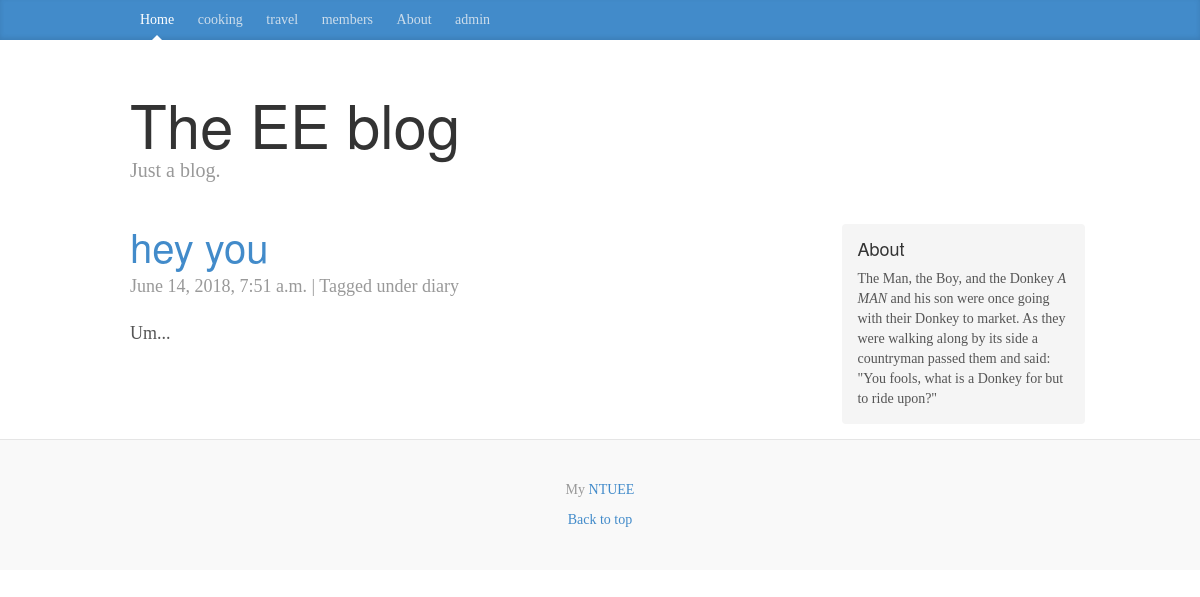
Page /entry/hey-you on the committed database.
### blog/models.py (models this page shows, shortened)
class Entry(models.Model):
    title = models.CharField(max_length=200)
    body = models.TextField()
    slug = models.SlugField(max_length=200, unique=True)
    publish = models.BooleanField(default=True)
    created = models.DateTimeField(auto_now_add=True)
    modified = models.DateTimeField(auto_now=True)
    tags = models.ManyToManyField(Tag)
    objects = EntryQuerySet.as_manager()
    class Meta:
        verbose_name = "Blog Entry"
        verbose_name_plural = "Blog Entries"
        ordering = ["-created"]

class Tag(models.Model):
    slug = models.SlugField(max_length=200, unique=True)
    def __str__(self):
        return self.slug

### blog/views.py (the view)
# urls.py: url(r'^entry/(?P<slug>\S+)$', views.BlogDetail.as_view(), name="entry_detail"),
class BlogDetail(generic.DetailView):
    model = models.Entry
    template_name = "post.html"

### templates/post.html
{% extends "base.html" %}
{% load django_markdown %}
{% block blog_entries %}
  <div class="post">
    <h2><a href="{% url "entry_detail" slug=object.slug %}">{{ object.title }}</a></h2>
    <p class="meta">
      {{ object.created }} |
      Tagged under {{  object.tags.all|join:", " }}
    </p>
    {{ object.body|markdown }}
  </div>
{% endblock %}

### static/css/blog.css (style rules this page uses)
body { font-family: Georgia, "Times New Roman", Times, serif; color: #555; }
h1, .h1, h2, .h2, h3, .h3, h4, .h4, h5, .h5, h6, .h6 { margin-top: 0; font-family: "Helvetica Neue", Helvetica, Arial, sans-serif; font-weight: normal; color: #333; }
.post { margin-bottom: 60px; }
div.post h2:first-child { margin-bottom: 5px; font-size: 40px; }
.meta { margin-bottom: 20px; color: #999; }

### rows in the picture
Entry: title "hey you", created "June 14, 2018, 7:51 a.m.", tags.all "diary", body "Um..."
